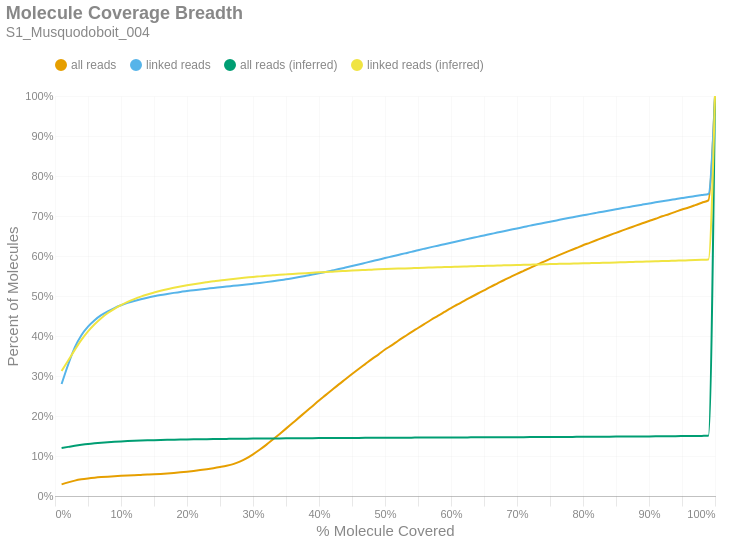

Write notebook code for a chart like this one.
### Markdown cell above
### Molecule Read Coverage
This chart shows molecule coverage breadth as computed by the number of bases aligned to that molecule. In other words, "*how much of each unique long molecule is actually sequenced/aligned?*" Keep in mind there is a distinction between sequences and alignments, since some sequences belonging to a particular molecule may not align well and wouldn't appear in the alignment data. This chart also shows molecule coverage breadth as computed by the *inferred fragment* from which the aligned sequences originate. Unlike read coverage, this calculation takes into account the total insert size, including unsequenced gaps between the forward and reverse reads. Like the previous figures, these are cumulative percents.

### Code cell
if SKIPLR:
    print_html(f"Skipped")
else:
    binned_df = consolidated_hist(valids['coverage_bp'], mask, 0.01, True)
    binned_df_inf = consolidated_hist(valids['coverage_inserts'], mask, 0.01, True)
    binned_df = binned_df.with_columns(pl.lit(binned_df_inf['all reads (cumsum)']).alias('all reads (inferred)'))
    binned_df = binned_df.with_columns(pl.lit(binned_df_inf['linked reads (cumsum)']).alias('linked reads (inferred)'))
    binned_df = binned_df.with_columns(
        (pl.col('bin').cast(pl.Float64) + 0.01).alias('right_edge')
    )

    with SafeRender(binned_df):
        (
            density_plot(binned_df, 'Molecule Coverage Breadth', samplename, 'molcov', ['all reads (inferred)','linked reads (inferred)'])
            .encode(
                #x=alt.X('bin:Q', title="% Molecule Covered").axis(format = '%').scale(padding=0),
                x=alt.X('right_edge:Q', title="% Molecule Covered").axis(format='%').scale(padding=0),
                y=alt.Y('value:Q', title='Percent of Molecules')
                    .axis(format='%')
                    .stack(False)
                    .scale(domainMin=0, padding=0),
                color=alt.Color("key:N").scale(domain = ["all reads", "linked reads", "all reads (inferred)", "linked reads (inferred)"]),
                tooltip = [
                    alt.Tooltip("key:N", title = "Data Type"),
                    alt.Tooltip("range_label:N", title="% Molecule Covered"),
                    alt.Tooltip("value:Q", format = ".2%", title="% Molecules")
                ]
            )
        ).display()

### Figure 1 — Vega-Lite specification as saved in the notebook (floating-point values rounded to 4 significant figures)
{"width": "container", "height": 400, "config": {"title": {"anchor": "start", "dy": -15, "fontSize": 18, "color": "#888888", "subtitleColor": "#888888", "subtitleFontSize": 14}, "arc": {"fill": "#0072B2"}, "axis": {"domainColor": "#888888", "domainWidth": 0.5, "gridWidth": 0.2, "grid": false, "titleFontWeight": 400, "titleFontSize": 15, "labelFontSize": 11, "labelColor": "#888888", "tickColor": "#888888", "tickWidth": 0.2, "titleColor": "#888888"}, "axisBand": {"grid": false}, "axisX": {"grid": true, "tickSize": 10, "domainCap": "round"}, "axisY": {"domain": false, "grid": true, "tickSize": 0, "domainCap": "round"}, "background": "transparent", "header": {"labelFontSize": 15, "labelColor": "#888888", "titleFontSize": 15, "titleFontWeight": 600, "titleColor": "#888888"}, "legend": {"labelFont": "sans-serif", "labelFontSize": 12, "labelColor": "#888888", "symbolSize": 100, "symbolType": "circle", "titleFontSize": 12, "titlePadding": 10, "titleColor": "#888888", "title": null, "orient": "top"}, "range": {"category": ["#E69F00", "#56B4E9", "#009E73", "#F0E442", "#0072B2", "#D55E00", "#CC79A7", "#000000"], "diverging": ["#cfe8f3", "#a2d4ec", "#73bfe2", "#46abdb", "#1696d2", "#12719e"]}, "area": {"fill": "#0072B2", "fillOpacity": 0.7, "line": true, "strokeOpacity": 0.7}, "line": {"color": "#0072B2", "stroke": "#0072B2", "strokeWidth": 2}, "trail": {"color": "#0072B2", "stroke": "#0072B2", "strokeWidth": 0, "size": 1}, "point": {"filled": true, "fillOpacity": 1.0, "size": 95}, "text": {"color": "#888888", "fontSize": 11, "align": "right", "fontWeight": 400, "size": 11}, "bar": {"fill": "#0072B2", "stroke": null}, "view": {"stroke": null, "continuousWidth": 660, "continuousHeight": 400}}, "data": {"name": "data-ff9efb716d0635c281715fe1167005cd"}, "mark": {"type": "line", "interpolate": "monotone", "point": {"opacity": 0, "size": 275}}, "encoding": {"color": {"field": "key", "scale": {"domain": ["all reads", "linked reads", "all reads (inferred)", "linked reads (inferred)"]}, "type": "nominal"}, "tooltip": [{"field": "key", "title": "Data Type", "type": "nominal"}, {"field": "range_label", "title": "% Molecule Covered", "type": "nominal"}, {"field": "value", "format": ".2%", "title": "% Molecules", "type": "quantitative"}], "x": {"axis": {"format": "%"}, "field": "right_edge", "scale": {"padding": 0}, "title": "% Molecule Covered", "type": "quantitative"}, "y": {"axis": {"format": "%"}, "field": "value", "scale": {"domainMin": 0, "padding": 0}, "stack": false, "title": "Percent of Molecules", "type": "quantitative"}}, "params": [{"name": "param_c36ac31b6afebe62", "select": {"type": "point", "fields": ["key"]}, "bind": "legend"}], "title": {"text": "Molecule Coverage Breadth", "subtitle": "S1_Musquodoboit_004"}, "transform": [{"fold": ["all reads (cumsum)", "linked reads (cumsum)", "all reads (inferred)", "linked reads (inferred)"]}, {"calculate": "replace(datum.key, ' (cumsum)', '')", "as": "key"}, {"filter": {"param": "param_c36ac31b6afebe62"}}], "usermeta": {"embedOptions": {"downloadFileName": "S1_Musquodoboit_004.molcov"}}, "$schema": "https://vega.github.io/schema/vega-lite/v6.1.0.json", "datasets": {"data-ff9efb716d0635c281715fe1167005cd": [{"bin": "0.0", "interval": "0.0-0.01", "all reads": 0.0291, "linked reads": 0.2799, "all reads (cumsum)": 0.0291, "linked reads (cumsum)": 0.2799, "range_label": "0.0-0.01", "all reads (inferred)": 0.1201, "linked reads (inferred)": 0.3123, "right_edge": 0.01}, {"bin": "0.01", "interval": "0.01-0.02", "all reads": 0.005041, "linked reads": 0.04891, "all reads (cumsum)": 0.03414, "linked reads (cumsum)": 0.3288, "range_label": "0.01-0.02", "all reads (inferred)": 0.1228, "linked reads (inferred)": 0.3387, "right_edge": 0.02}, {"bin": "0.02", "interval": "0.02-0.03", "all reads": 0.004355, "linked reads": 0.04274, "all reads (cumsum)": 0.0385, "linked reads (cumsum)": 0.3716, "range_label": "0.02-0.03", "all reads (inferred)": 0.1254, "linked reads (inferred)": 0.3652, "right_edge": 0.03}, {"bin": "0.03", "interval": "0.03-0.04", "all reads": 0.003232, "linked reads": 0.03048, "all reads (cumsum)": 0.04173, "linked reads (cumsum)": 0.402, "range_label": "0.03-0.04", "all reads (inferred)": 0.1279, "linked reads (inferred)": 0.3903, "right_edge": 0.04}, {"bin": "0.04", "interval": "0.04-0.05", "all reads": 0.002259, "linked reads": 0.02138, "all reads (cumsum)": 0.04399, "linked reads (cumsum)": 0.4234, "range_label": "0.04-0.05", "all reads (inferred)": 0.1301, "linked reads (inferred)": 0.4117, "right_edge": 0.05}, {"bin": "0.05", "interval": "0.05-0.06", "all reads": 0.001781, "linked reads": 0.01608, "all reads (cumsum)": 0.04577, "linked reads (cumsum)": 0.4395, "range_label": "0.05-0.06", "all reads (inferred)": 0.1319, "linked reads (inferred)": 0.4294, "right_edge": 0.06}, {"bin": "0.06", "interval": "0.06-0.07", "all reads": 0.001426, "linked reads": 0.01255, "all reads (cumsum)": 0.0472, "linked reads (cumsum)": 0.452, "range_label": "0.06-0.07", "all reads (inferred)": 0.1334, "linked reads (inferred)": 0.4446, "right_edge": 0.07}, {"bin": "0.07", "interval": "0.07-0.08", "all reads": 0.00116, "linked reads": 0.009707, "all reads (cumsum)": 0.04836, "linked reads (cumsum)": 0.4617, "range_label": "0.07-0.08", "all reads (inferred)": 0.1346, "linked reads (inferred)": 0.4574, "right_edge": 0.08}, {"bin": "0.08", "interval": "0.08-0.09", "all reads": 0.001023, "linked reads": 0.008152, "all reads (cumsum)": 0.04938, "linked reads (cumsum)": 0.4699, "range_label": "0.08-0.09", "all reads (inferred)": 0.1356, "linked reads (inferred)": 0.4681, "right_edge": 0.09}, {"bin": "0.09", "interval": "0.09-0.1", "all reads": 0.0009501, "linked reads": 0.00695, "all reads (cumsum)": 0.05033, "linked reads (cumsum)": 0.4768, "range_label": "0.09-0.1", "all reads (inferred)": 0.1365, "linked reads (inferred)": 0.4772, "right_edge": 0.1}, {"bin": "0.1", "interval": "0.1-0.11", "all reads": 0.0008648, "linked reads": 0.005855, "all reads (cumsum)": 0.05119, "linked reads (cumsum)": 0.4827, "range_label": "0.1-0.11", "all reads (inferred)": 0.1373, "linked reads (inferred)": 0.4852, "right_edge": 0.11}, {"bin": "0.11", "interval": "0.11-0.12", "all reads": 0.0007925, "linked reads": 0.004924, "all reads (cumsum)": 0.05199, "linked reads (cumsum)": 0.4876, "range_label": "0.11-0.12", "all reads (inferred)": 0.138, "linked reads (inferred)": 0.4921, "right_edge": 0.12}, {"bin": "0.12", "interval": "0.12-0.13", "all reads": 0.0007659, "linked reads": 0.004272, "all reads (cumsum)": 0.05275, "linked reads (cumsum)": 0.4919, "range_label": "0.12-0.13", "all reads (inferred)": 0.1386, "linked reads (inferred)": 0.4984, "right_edge": 0.13}, {"bin": "0.13", "interval": "0.13-0.14", "all reads": 0.0007702, "linked reads": 0.003863, "all reads (cumsum)": 0.05352, "linked reads (cumsum)": 0.4958, "range_label": "0.13-0.14", "all reads (inferred)": 0.1391, "linked reads (inferred)": 0.5039, "right_edge": 0.14}, {"bin": "0.14", "interval": "0.14-0.15", "all reads": 0.000792, "linked reads": 0.003406, "all reads (cumsum)": 0.05431, "linked reads (cumsum)": 0.4992, "range_label": "0.14-0.15", "all reads (inferred)": 0.1396, "linked reads (inferred)": 0.5086, "right_edge": 0.15}, {"bin": "0.15", "interval": "0.15-0.16", "all reads": 0.0009039, "linked reads": 0.003152, "all reads (cumsum)": 0.05522, "linked reads (cumsum)": 0.5023, "range_label": "0.15-0.16", "all reads (inferred)": 0.14, "linked reads (inferred)": 0.5131, "right_edge": 0.16}, {"bin": "0.16", "interval": "0.16-0.17", "all reads": 0.001103, "linked reads": 0.002787, "all reads (cumsum)": 0.05632, "linked reads (cumsum)": 0.5051, "range_label": "0.16-0.17", "all reads (inferred)": 0.1404, "linked reads (inferred)": 0.5169, "right_edge": 0.17}, {"bin": "0.17", "interval": "0.17-0.18", "all reads": 0.001326, "linked reads": 0.002673, "all reads (cumsum)": 0.05765, "linked reads (cumsum)": 0.5078, "range_label": "0.17-0.18", "all reads (inferred)": 0.1408, "linked reads (inferred)": 0.5204, "right_edge": 0.18}, {"bin": "0.18", "interval": "0.18-0.19", "all reads": 0.001555, "linked reads": 0.002481, "all reads (cumsum)": 0.0592, "linked reads (cumsum)": 0.5103, "range_label": "0.18-0.19", "all reads (inferred)": 0.1411, "linked reads (inferred)": 0.5237, "right_edge": 0.19}, {"bin": "0.19", "interval": "0.19-0.2", "all reads": 0.001691, "linked reads": 0.002118, "all reads (cumsum)": 0.06089, "linked reads (cumsum)": 0.5124, "range_label": "0.19-0.2", "all reads (inferred)": 0.1414, "linked reads (inferred)": 0.5268, "right_edge": 0.2}, {"bin": "0.2", "interval": "0.2-0.21", "all reads": 0.001859, "linked reads": 0.002043, "all reads (cumsum)": 0.06275, "linked reads (cumsum)": 0.5144, "range_label": "0.2-0.21", "all reads (inferred)": 0.1417, "linked reads (inferred)": 0.5296, "right_edge": 0.21}, {"bin": "0.21", "interval": "0.21-0.22", "all reads": 0.002115, "linked reads": 0.002089, "all reads (cumsum)": 0.06487, "linked reads (cumsum)": 0.5165, "range_label": "0.21-0.22", "all reads (inferred)": 0.1419, "linked reads (inferred)": 0.5321, "right_edge": 0.22}, {"bin": "0.22", "interval": "0.22-0.23", "all reads": 0.002259, "linked reads": 0.001791, "all reads (cumsum)": 0.06713, "linked reads (cumsum)": 0.5183, "range_label": "0.22-0.23", "all reads (inferred)": 0.1422, "linked reads (inferred)": 0.5345, "right_edge": 0.23}, {"bin": "0.23", "interval": "0.23-0.24", "all reads": 0.002514, "linked reads": 0.001813, "all reads (cumsum)": 0.06964, "linked reads (cumsum)": 0.5201, "range_label": "0.23-0.24", "all reads (inferred)": 0.1424, "linked reads (inferred)": 0.5367, "right_edge": 0.24}, {"bin": "0.24", "interval": "0.24-0.25", "all reads": 0.002802, "linked reads": 0.001769, "all reads (cumsum)": 0.07244, "linked reads (cumsum)": 0.5219, "range_label": "0.24-0.25", "all reads (inferred)": 0.1426, "linked reads (inferred)": 0.539, "right_edge": 0.25}, {"bin": "0.25", "interval": "0.25-0.26", "all reads": 0.00313, "linked reads": 0.001783, "all reads (cumsum)": 0.07557, "linked reads (cumsum)": 0.5237, "range_label": "0.25-0.26", "all reads (inferred)": 0.1428, "linked reads (inferred)": 0.5409, "right_edge": 0.26}, {"bin": "0.26", "interval": "0.26-0.27", "all reads": 0.004168, "linked reads": 0.00171, "all reads (cumsum)": 0.07974, "linked reads (cumsum)": 0.5254, "range_label": "0.26-0.27", "all reads (inferred)": 0.143, "linked reads (inferred)": 0.5428, "right_edge": 0.27}, {"bin": "0.27", "interval": "0.27-0.28", "all reads": 0.006064, "linked reads": 0.00175, "all reads (cumsum)": 0.0858, "linked reads (cumsum)": 0.5271, "range_label": "0.27-0.28", "all reads (inferred)": 0.1432, "linked reads (inferred)": 0.5445, "right_edge": 0.28}, {"bin": "0.28", "interval": "0.28-0.29", "all reads": 0.008216, "linked reads": 0.001748, "all reads (cumsum)": 0.09402, "linked reads (cumsum)": 0.5289, "range_label": "0.28-0.29", "all reads (inferred)": 0.1433, "linked reads (inferred)": 0.5461, "right_edge": 0.29}, {"bin": "0.29", "interval": "0.29-0.3", "all reads": 0.01018, "linked reads": 0.001886, "all reads (cumsum)": 0.1042, "linked reads (cumsum)": 0.5308, "range_label": "0.29-0.3", "all reads (inferred)": 0.1435, "linked reads (inferred)": 0.5477, "right_edge": 0.3}, {"bin": "0.3", "interval": "0.3-0.31", "all reads": 0.01127, "linked reads": 0.001913, "all reads (cumsum)": 0.1155, "linked reads (cumsum)": 0.5327, "range_label": "0.3-0.31", "all reads (inferred)": 0.1436, "linked reads (inferred)": 0.5491, "right_edge": 0.31}, {"bin": "0.31", "interval": "0.31-0.32", "all reads": 0.0124, "linked reads": 0.002029, "all reads (cumsum)": 0.1279, "linked reads (cumsum)": 0.5347, "range_label": "0.31-0.32", "all reads (inferred)": 0.1438, "linked reads (inferred)": 0.5505, "right_edge": 0.32}, {"bin": "0.32", "interval": "0.32-0.33", "all reads": 0.01321, "linked reads": 0.002127, "all reads (cumsum)": 0.1411, "linked reads (cumsum)": 0.5368, "range_label": "0.32-0.33", "all reads (inferred)": 0.1439, "linked reads (inferred)": 0.5517, "right_edge": 0.33}, {"bin": "0.33", "interval": "0.33-0.34", "all reads": 0.01354, "linked reads": 0.002297, "all reads (cumsum)": 0.1546, "linked reads (cumsum)": 0.5391, "range_label": "0.33-0.34", "all reads (inferred)": 0.144, "linked reads (inferred)": 0.5529, "right_edge": 0.34}, {"bin": "0.34", "interval": "0.34-0.35", "all reads": 0.01384, "linked reads": 0.002611, "all reads (cumsum)": 0.1685, "linked reads (cumsum)": 0.5417, "range_label": "0.34-0.35", "all reads (inferred)": 0.1442, "linked reads (inferred)": 0.5541, "right_edge": 0.35}, {"bin": "0.35", "interval": "0.35-0.36", "all reads": 0.01405, "linked reads": 0.002597, "all reads (cumsum)": 0.1825, "linked reads (cumsum)": 0.5443, "range_label": "0.35-0.36", "all reads (inferred)": 0.1443, "linked reads (inferred)": 0.5552, "right_edge": 0.36}, {"bin": "0.36", "interval": "0.36-0.37", "all reads": 0.01403, "linked reads": 0.002898, "all reads (cumsum)": 0.1965, "linked reads (cumsum)": 0.5472, "range_label": "0.36-0.37", "all reads (inferred)": 0.1444, "linked reads (inferred)": 0.5562, "right_edge": 0.37}, {"bin": "0.37", "interval": "0.37-0.38", "all reads": 0.01417, "linked reads": 0.003147, "all reads (cumsum)": 0.2107, "linked reads (cumsum)": 0.5504, "range_label": "0.37-0.38", "all reads (inferred)": 0.1445, "linked reads (inferred)": 0.5572, "right_edge": 0.38}, {"bin": "0.38", "interval": "0.38-0.39", "all reads": 0.01388, "linked reads": 0.003255, "all reads (cumsum)": 0.2246, "linked reads (cumsum)": 0.5536, "range_label": "0.38-0.39", "all reads (inferred)": 0.1446, "linked reads (inferred)": 0.5581, "right_edge": 0.39}, {"bin": "0.39", "interval": "0.39-0.4", "all reads": 0.01408, "linked reads": 0.003136, "all reads (cumsum)": 0.2387, "linked reads (cumsum)": 0.5568, "range_label": "0.39-0.4", "all reads (inferred)": 0.1447, "linked reads (inferred)": 0.5591, "right_edge": 0.4}, {"bin": "0.4", "interval": "0.4-0.41", "all reads": 0.01351, "linked reads": 0.003398, "all reads (cumsum)": 0.2522, "linked reads (cumsum)": 0.5602, "range_label": "0.4-0.41", "all reads (inferred)": 0.1448, "linked reads (inferred)": 0.56, "right_edge": 0.41}, {"bin": "0.41", "interval": "0.41-0.42", "all reads": 0.01355, "linked reads": 0.003558, "all reads (cumsum)": 0.2657, "linked reads (cumsum)": 0.5637, "range_label": "0.41-0.42", "all reads (inferred)": 0.1449, "linked reads (inferred)": 0.5609, "right_edge": 0.42}, {"bin": "0.42", "interval": "0.42-0.43", "all reads": 0.01337, "linked reads": 0.003585, "all reads (cumsum)": 0.2791, "linked reads (cumsum)": 0.5673, "range_label": "0.42-0.43", "all reads (inferred)": 0.145, "linked reads (inferred)": 0.5618, "right_edge": 0.43}, {"bin": "0.43", "interval": "0.43-0.44", "all reads": 0.01291, "linked reads": 0.003753, "all reads (cumsum)": 0.292, "linked reads (cumsum)": 0.5711, "range_label": "0.43-0.44", "all reads (inferred)": 0.1451, "linked reads (inferred)": 0.5626, "right_edge": 0.44}, {"bin": "0.44", "interval": "0.44-0.45", "all reads": 0.01296, "linked reads": 0.003796, "all reads (cumsum)": 0.305, "linked reads (cumsum)": 0.5749, "range_label": "0.44-0.45", "all reads (inferred)": 0.1452, "linked reads (inferred)": 0.5635, "right_edge": 0.45}, {"bin": "0.45", "interval": "0.45-0.46", "all reads": 0.01261, "linked reads": 0.003882, "all reads (cumsum)": 0.3176, "linked reads (cumsum)": 0.5787, "range_label": "0.45-0.46", "all reads (inferred)": 0.1453, "linked reads (inferred)": 0.5643, "right_edge": 0.46}, {"bin": "0.46", "interval": "0.46-0.47", "all reads": 0.01224, "linked reads": 0.004039, "all reads (cumsum)": 0.3298, "linked reads (cumsum)": 0.5828, "range_label": "0.46-0.47", "all reads (inferred)": 0.1454, "linked reads (inferred)": 0.565, "right_edge": 0.47}, {"bin": "0.47", "interval": "0.47-0.48", "all reads": 0.01233, "linked reads": 0.004031, "all reads (cumsum)": 0.3421, "linked reads (cumsum)": 0.5868, "range_label": "0.47-0.48", "all reads (inferred)": 0.1454, "linked reads (inferred)": 0.5658, "right_edge": 0.48}, {"bin": "0.48", "interval": "0.48-0.49", "all reads": 0.01143, "linked reads": 0.003937, "all reads (cumsum)": 0.3536, "linked reads (cumsum)": 0.5907, "range_label": "0.48-0.49", "all reads (inferred)": 0.1455, "linked reads (inferred)": 0.5666, "right_edge": 0.49}, {"bin": "0.49", "interval": "0.49-0.5", "all reads": 0.01257, "linked reads": 0.004126, "all reads (cumsum)": 0.3661, "linked reads (cumsum)": 0.5949, "range_label": "0.49-0.5", "all reads (inferred)": 0.1456, "linked reads (inferred)": 0.5673, "right_edge": 0.5}, {"bin": "0.5", "interval": "0.5-0.51", "all reads": 0.01037, "linked reads": 0.003828, "all reads (cumsum)": 0.3765, "linked reads (cumsum)": 0.5987, "range_label": "0.5-0.51", "all reads (inferred)": 0.1457, "linked reads (inferred)": 0.5679, "right_edge": 0.51}, {"bin": "0.51", "interval": "0.51-0.52", "all reads": 0.0116, "linked reads": 0.00392, "all reads (cumsum)": 0.3881, "linked reads (cumsum)": 0.6026, "range_label": "0.51-0.52", "all reads (inferred)": 0.1458, "linked reads (inferred)": 0.5685, "right_edge": 0.52}, {"bin": "0.52", "interval": "0.52-0.53", "all reads": 0.01084, "linked reads": 0.003991, "all reads (cumsum)": 0.399, "linked reads (cumsum)": 0.6066, "range_label": "0.52-0.53", "all reads (inferred)": 0.1458, "linked reads (inferred)": 0.5691, "right_edge": 0.53}, {"bin": "0.53", "interval": "0.53-0.54", "all reads": 0.01076, "linked reads": 0.003744, "all reads (cumsum)": 0.4097, "linked reads (cumsum)": 0.6104, "range_label": "0.53-0.54", "all reads (inferred)": 0.1459, "linked reads (inferred)": 0.5696, "right_edge": 0.54}, {"bin": "0.54", "interval": "0.54-0.55", "all reads": 0.01028, "linked reads": 0.004134, "all reads (cumsum)": 0.42, "linked reads (cumsum)": 0.6145, "range_label": "0.54-0.55", "all reads (inferred)": 0.146, "linked reads (inferred)": 0.5703, "right_edge": 0.55}, {"bin": "0.55", "interval": "0.55-0.56", "all reads": 0.01045, "linked reads": 0.003874, "all reads (cumsum)": 0.4304, "linked reads (cumsum)": 0.6184, "range_label": "0.55-0.56", "all reads (inferred)": 0.1461, "linked reads (inferred)": 0.5708, "right_edge": 0.56}, {"bin": "0.56", "interval": "0.56-0.57", "all reads": 0.01019, "linked reads": 0.003785, "all reads (cumsum)": 0.4406, "linked reads (cumsum)": 0.6222, "range_label": "0.56-0.57", "all reads (inferred)": 0.1461, "linked reads (inferred)": 0.5712, "right_edge": 0.57}, {"bin": "0.57", "interval": "0.57-0.58", "all reads": 0.009653, "linked reads": 0.003661, "all reads (cumsum)": 0.4503, "linked reads (cumsum)": 0.6258, "range_label": "0.57-0.58", "all reads (inferred)": 0.1462, "linked reads (inferred)": 0.5717, "right_edge": 0.58}, {"bin": "0.58", "interval": "0.58-0.59", "all reads": 0.009764, "linked reads": 0.003766, "all reads (cumsum)": 0.46, "linked reads (cumsum)": 0.6296, "range_label": "0.58-0.59", "all reads (inferred)": 0.1463, "linked reads (inferred)": 0.5723, "right_edge": 0.59}, {"bin": "0.59", "interval": "0.59-0.6", "all reads": 0.009697, "linked reads": 0.003734, "all reads (cumsum)": 0.4697, "linked reads (cumsum)": 0.6333, "range_label": "0.59-0.6", "all reads (inferred)": 0.1463, "linked reads (inferred)": 0.5728, "right_edge": 0.6}, {"bin": "0.6", "interval": "0.6-0.61", "all reads": 0.00903, "linked reads": 0.003674, "all reads (cumsum)": 0.4788, "linked reads (cumsum)": 0.637, "range_label": "0.6-0.61", "all reads (inferred)": 0.1464, "linked reads (inferred)": 0.5733, "right_edge": 0.61}, {"bin": "0.61", "interval": "0.61-0.62", "all reads": 0.009246, "linked reads": 0.003726, "all reads (cumsum)": 0.488, "linked reads (cumsum)": 0.6407, "range_label": "0.61-0.62", "all reads (inferred)": 0.1465, "linked reads (inferred)": 0.5738, "right_edge": 0.62}, {"bin": "0.62", "interval": "0.62-0.63", "all reads": 0.00887, "linked reads": 0.003666, "all reads (cumsum)": 0.4969, "linked reads (cumsum)": 0.6444, "range_label": "0.62-0.63", "all reads (inferred)": 0.1466, "linked reads (inferred)": 0.5743, "right_edge": 0.63}, {"bin": "0.63", "interval": "0.63-0.64", "all reads": 0.00872, "linked reads": 0.003406, "all reads (cumsum)": 0.5056, "linked reads (cumsum)": 0.6478, "range_label": "0.63-0.64", "all reads (inferred)": 0.1466, "linked reads (inferred)": 0.5747, "right_edge": 0.64}, {"bin": "0.64", "interval": "0.64-0.65", "all reads": 0.008561, "linked reads": 0.003588, "all reads (cumsum)": 0.5142, "linked reads (cumsum)": 0.6514, "range_label": "0.64-0.65", "all reads (inferred)": 0.1467, "linked reads (inferred)": 0.5752, "right_edge": 0.65}, {"bin": "0.65", "interval": "0.65-0.66", "all reads": 0.00882, "linked reads": 0.003501, "all reads (cumsum)": 0.523, "linked reads (cumsum)": 0.6549, "range_label": "0.65-0.66", "all reads (inferred)": 0.1468, "linked reads (inferred)": 0.5757, "right_edge": 0.66}, {"bin": "0.66", "interval": "0.66-0.67", "all reads": 0.008161, "linked reads": 0.003652, "all reads (cumsum)": 0.5312, "linked reads (cumsum)": 0.6585, "range_label": "0.66-0.67", "all reads (inferred)": 0.1469, "linked reads (inferred)": 0.5762, "right_edge": 0.67}, {"bin": "0.67", "interval": "0.67-0.68", "all reads": 0.008258, "linked reads": 0.003433, "all reads (cumsum)": 0.5394, "linked reads (cumsum)": 0.662, "range_label": "0.67-0.68", "all reads (inferred)": 0.1469, "linked reads (inferred)": 0.5766, "right_edge": 0.68}, {"bin": "0.68", "interval": "0.68-0.69", "all reads": 0.007882, "linked reads": 0.00346, "all reads (cumsum)": 0.5473, "linked reads (cumsum)": 0.6654, "range_label": "0.68-0.69", "all reads (inferred)": 0.147, "linked reads (inferred)": 0.5771, "right_edge": 0.69}, {"bin": "0.69", "interval": "0.69-0.7", "all reads": 0.008051, "linked reads": 0.003463, "all reads (cumsum)": 0.5553, "linked reads (cumsum)": 0.6689, "range_label": "0.69-0.7", "all reads (inferred)": 0.1471, "linked reads (inferred)": 0.5775, "right_edge": 0.7}, {"bin": "0.7", "interval": "0.7-0.71", "all reads": 0.007604, "linked reads": 0.003441, "all reads (cumsum)": 0.563, "linked reads (cumsum)": 0.6723, "range_label": "0.7-0.71", "all reads (inferred)": 0.1472, "linked reads (inferred)": 0.5779, "right_edge": 0.71}, {"bin": "0.71", "interval": "0.71-0.72", "all reads": 0.007573, "linked reads": 0.003579, "all reads (cumsum)": 0.5705, "linked reads (cumsum)": 0.6759, "range_label": "0.71-0.72", "all reads (inferred)": 0.1472, "linked reads (inferred)": 0.5784, "right_edge": 0.72}, {"bin": "0.72", "interval": "0.72-0.73", "all reads": 0.007498, "linked reads": 0.00323, "all reads (cumsum)": 0.578, "linked reads (cumsum)": 0.6791, "range_label": "0.72-0.73", "all reads (inferred)": 0.1473, "linked reads (inferred)": 0.5788, "right_edge": 0.73}, {"bin": "0.73", "interval": "0.73-0.74", "all reads": 0.007185, "linked reads": 0.003285, "all reads (cumsum)": 0.5852, "linked reads (cumsum)": 0.6824, "range_label": "0.73-0.74", "all reads (inferred)": 0.1474, "linked reads (inferred)": 0.5793, "right_edge": 0.74}, {"bin": "0.74", "interval": "0.74-0.75", "all reads": 0.007545, "linked reads": 0.003287, "all reads (cumsum)": 0.5928, "linked reads (cumsum)": 0.6857, "range_label": "0.74-0.75", "all reads (inferred)": 0.1475, "linked reads (inferred)": 0.5797, "right_edge": 0.75}, {"bin": "0.75", "interval": "0.75-0.76", "all reads": 0.006833, "linked reads": 0.003271, "all reads (cumsum)": 0.5996, "linked reads (cumsum)": 0.689, "range_label": "0.75-0.76", "all reads (inferred)": 0.1476, "linked reads (inferred)": 0.5801, "right_edge": 0.76}, {"bin": "0.76", "interval": "0.76-0.77", "all reads": 0.006901, "linked reads": 0.003376, "all reads (cumsum)": 0.6065, "linked reads (cumsum)": 0.6924, "range_label": "0.76-0.77", "all reads (inferred)": 0.1477, "linked reads (inferred)": 0.5806, "right_edge": 0.77}, {"bin": "0.77", "interval": "0.77-0.78", "all reads": 0.006773, "linked reads": 0.003125, "all reads (cumsum)": 0.6133, "linked reads (cumsum)": 0.6955, "range_label": "0.77-0.78", "all reads (inferred)": 0.1478, "linked reads (inferred)": 0.5809, "right_edge": 0.78}, {"bin": "0.78", "interval": "0.78-0.79", "all reads": 0.00662, "linked reads": 0.003187, "all reads (cumsum)": 0.6199, "linked reads (cumsum)": 0.6987, "range_label": "0.78-0.79", "all reads (inferred)": 0.1479, "linked reads (inferred)": 0.5813, "right_edge": 0.79}, {"bin": "0.79", "interval": "0.79-0.8", "all reads": 0.006897, "linked reads": 0.003106, "all reads (cumsum)": 0.6268, "linked reads (cumsum)": 0.7018, "range_label": "0.79-0.8", "all reads (inferred)": 0.148, "linked reads (inferred)": 0.5817, "right_edge": 0.8}, {"bin": "0.8", "interval": "0.8-0.81", "all reads": 0.006176, "linked reads": 0.002941, "all reads (cumsum)": 0.633, "linked reads (cumsum)": 0.7047, "range_label": "0.8-0.81", "all reads (inferred)": 0.1481, "linked reads (inferred)": 0.5821, "right_edge": 0.81}, {"bin": "0.81", "interval": "0.81-0.82", "all reads": 0.006337, "linked reads": 0.00306, "all reads (cumsum)": 0.6393, "linked reads (cumsum)": 0.7078, "range_label": "0.81-0.82", "all reads (inferred)": 0.1481, "linked reads (inferred)": 0.5826, "right_edge": 0.82}, {"bin": "0.82", "interval": "0.82-0.83", "all reads": 0.006426, "linked reads": 0.003109, "all reads (cumsum)": 0.6457, "linked reads (cumsum)": 0.7109, "range_label": "0.82-0.83", "all reads (inferred)": 0.1483, "linked reads (inferred)": 0.583, "right_edge": 0.83}, {"bin": "0.83", "interval": "0.83-0.84", "all reads": 0.006201, "linked reads": 0.003, "all reads (cumsum)": 0.6519, "linked reads (cumsum)": 0.7139, "range_label": "0.83-0.84", "all reads (inferred)": 0.1484, "linked reads (inferred)": 0.5834, "right_edge": 0.84}, {"bin": "0.84", "interval": "0.84-0.85", "all reads": 0.006036, "linked reads": 0.002933, "all reads (cumsum)": 0.658, "linked reads (cumsum)": 0.7168, "range_label": "0.84-0.85", "all reads (inferred)": 0.1485, "linked reads (inferred)": 0.5839, "right_edge": 0.85}, {"bin": "0.85", "interval": "0.85-0.86", "all reads": 0.006049, "linked reads": 0.003111, "all reads (cumsum)": 0.664, "linked reads (cumsum)": 0.7199, "range_label": "0.85-0.86", "all reads (inferred)": 0.1486, "linked reads (inferred)": 0.5844, "right_edge": 0.86}, {"bin": "0.86", "interval": "0.86-0.87", "all reads": 0.005908, "linked reads": 0.002811, "all reads (cumsum)": 0.6699, "linked reads (cumsum)": 0.7227, "range_label": "0.86-0.87", "all reads (inferred)": 0.1487, "linked reads (inferred)": 0.5849, "right_edge": 0.87}, {"bin": "0.87", "interval": "0.87-0.88", "all reads": 0.006, "linked reads": 0.002922, "all reads (cumsum)": 0.6759, "linked reads (cumsum)": 0.7257, "range_label": "0.87-0.88", "all reads (inferred)": 0.1488, "linked reads (inferred)": 0.5854, "right_edge": 0.88}, {"bin": "0.88", "interval": "0.88-0.89", "all reads": 0.005831, "linked reads": 0.002844, "all reads (cumsum)": 0.6817, "linked reads (cumsum)": 0.7285, "range_label": "0.88-0.89", "all reads (inferred)": 0.1489, "linked reads (inferred)": 0.5858, "right_edge": 0.89}, {"bin": "0.89", "interval": "0.89-0.9", "all reads": 0.005867, "linked reads": 0.002808, "all reads (cumsum)": 0.6876, "linked reads (cumsum)": 0.7313, "range_label": "0.89-0.9", "all reads (inferred)": 0.149, "linked reads (inferred)": 0.5863, "right_edge": 0.9}, {"bin": "0.9", "interval": "0.9-0.91", "all reads": 0.005544, "linked reads": 0.002798, "all reads (cumsum)": 0.6932, "linked reads (cumsum)": 0.7341, "range_label": "0.9-0.91", "all reads (inferred)": 0.1492, "linked reads (inferred)": 0.5868, "right_edge": 0.91}, {"bin": "0.91", "interval": "0.91-0.92", "all reads": 0.00609, "linked reads": 0.002692, "all reads (cumsum)": 0.6992, "linked reads (cumsum)": 0.7368, "range_label": "0.91-0.92", "all reads (inferred)": 0.1493, "linked reads (inferred)": 0.5873, "right_edge": 0.92}, {"bin": "0.92", "interval": "0.92-0.93", "all reads": 0.005223, "linked reads": 0.0026, "all reads (cumsum)": 0.7045, "linked reads (cumsum)": 0.7394, "range_label": "0.92-0.93", "all reads (inferred)": 0.1495, "linked reads (inferred)": 0.5878, "right_edge": 0.93}, {"bin": "0.93", "interval": "0.93-0.94", "all reads": 0.005737, "linked reads": 0.002714, "all reads (cumsum)": 0.7102, "linked reads (cumsum)": 0.7421, "range_label": "0.93-0.94", "all reads (inferred)": 0.1496, "linked reads (inferred)": 0.5882, "right_edge": 0.94}, {"bin": "0.94", "interval": "0.94-0.95", "all reads": 0.006066, "linked reads": 0.002684, "all reads (cumsum)": 0.7163, "linked reads (cumsum)": 0.7448, "range_label": "0.94-0.95", "all reads (inferred)": 0.1497, "linked reads (inferred)": 0.5888, "right_edge": 0.95}, {"bin": "0.95", "interval": "0.95-0.96", "all reads": 0.004964, "linked reads": 0.002616, "all reads (cumsum)": 0.7212, "linked reads (cumsum)": 0.7474, "range_label": "0.95-0.96", "all reads (inferred)": 0.1499, "linked reads (inferred)": 0.5892, "right_edge": 0.96}, {"bin": "0.96", "interval": "0.96-0.97", "all reads": 0.005857, "linked reads": 0.002421, "all reads (cumsum)": 0.7271, "linked reads (cumsum)": 0.7498, "range_label": "0.96-0.97", "all reads (inferred)": 0.1501, "linked reads (inferred)": 0.5898, "right_edge": 0.97}, {"bin": "0.97", "interval": "0.97-0.98", "all reads": 0.006157, "linked reads": 0.00244, "all reads (cumsum)": 0.7332, "linked reads (cumsum)": 0.7523, "range_label": "0.97-0.98", "all reads (inferred)": 0.1503, "linked reads (inferred)": 0.5904, "right_edge": 0.98}, {"bin": "0.98", "interval": "0.98-0.99", "all reads": 0.005796, "linked reads": 0.002543, "all reads (cumsum)": 0.739, "linked reads (cumsum)": 0.7548, "range_label": "0.98-0.99", "all reads (inferred)": 0.1505, "linked reads (inferred)": 0.5914, "right_edge": 0.99}, {"bin": "0.99", "interval": "0.99-1.0", "all reads": 0.261, "linked reads": 0.2452, "all reads (cumsum)": 1.0, "linked reads (cumsum)": 1.0, "range_label": "0.99-1.0", "all reads (inferred)": 1.0, "linked reads (inferred)": 1.0, "right_edge": 1.0}]}}
